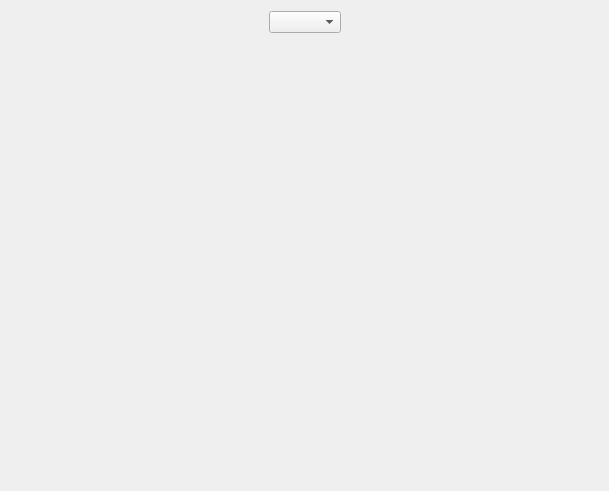
<?xml version="1.0" encoding="UTF-8"?>
<ui version="4.0">
 <class>StrategiesView</class>
 <widget class="QWidget" name="StrategiesView">
  <property name="geometry">
   <rect>
    <x>0</x>
    <y>0</y>
    <width>609</width>
    <height>491</height>
   </rect>
  </property>
  <property name="windowTitle">
   <string>Form</string>
  </property>
  <layout class="QGridLayout" name="gridLayout">
   <item row="0" column="2">
    <spacer name="horizontalSpacer_2">
     <property name="orientation">
      <enum>Qt::Horizontal</enum>
     </property>
     <property name="sizeHint" stdset="0">
      <size>
       <width>227</width>
       <height>20</height>
      </size>
     </property>
    </spacer>
   </item>
   <item row="0" column="1">
    <widget class="QComboBox" name="cbStrategies"/>
   </item>
   <item row="0" column="0">
    <spacer name="horizontalSpacer">
     <property name="orientation">
      <enum>Qt::Horizontal</enum>
     </property>
     <property name="sizeHint" stdset="0">
      <size>
       <width>227</width>
       <height>20</height>
      </size>
     </property>
    </spacer>
   </item>
   <item row="1" column="0" colspan="3">
    <widget class="FileEditionWidget" name="fileEditionWidget" native="true"/>
   </item>
  </layout>
 </widget>
 <customwidgets>
  <customwidget>
   <class>FileEditionWidget</class>
   <extends>QWidget</extends>
   <header>FileEditionWidget.h</header>
   <container>1</container>
  </customwidget>
 </customwidgets>
 <resources/>
 <connections/>
</ui>
